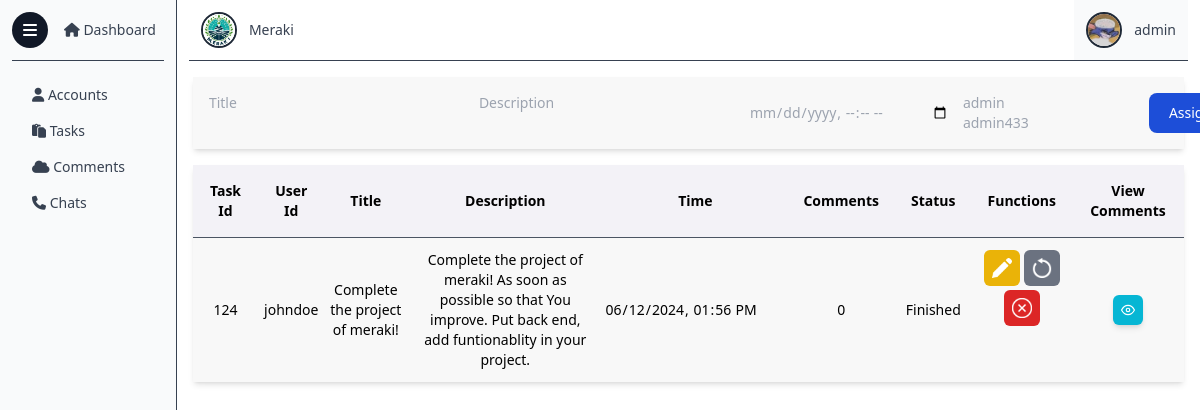
The page /tasks.php?id=johndoe (signed in) on the database its author committed.
### tables this page shows
CREATE TABLE `users` (
  `id` varchar(30) NOT NULL,
  `name` varchar(30) NOT NULL,
  `email` varchar(30) NOT NULL,
  `pass` text NOT NULL,
  `img` text NOT NULL,
  `status` int(1) NOT NULL,
  `admin` int(11) NOT NULL DEFAULT 0,
  `active` int(11) NOT NULL DEFAULT 1
);

CREATE TABLE `tasks` (
  `id` varchar(30) NOT NULL,
  `task_id` int(11) NOT NULL,
  `task_title` varchar(50) NOT NULL,
  `task_desc` varchar(300) NOT NULL,
  `task_time` text NOT NULL,
  `task_status` varchar(10) NOT NULL DEFAULT 'progress'
);

### tasks.php (the view, shortened to what this page needs)
<?php
$user_id = $_SESSION["id"];
include ("partials/_dbconnect.php");
$sql = "SELECT * FROM `tasks`";
if (isset($_GET["id"])) {
    $userid = $_GET['id'];
    $sql = "SELECT * FROM `tasks` WHERE `id` = '$userid'";
}
$stmt = mysqli_prepare($conn, $sql);
mysqli_stmt_execute($stmt);
$result = mysqli_stmt_get_result($stmt);
?>
<!DOCTYPE html>
<html lang="en">
<head>
    <link href="../side/style.css" rel="stylesheet">
</head>
<body class="open-sans bg-white">
    <div class="absolute top-3 left-3 z-30">
        <button class="bg-gray-900 w-9 h-9 grid place-items-center p-2 rounded-full" class="button"
            onclick="displayMenu()">
            <i class="fas fa-bars text-base text-white"></i>
        </button>
    </div>
    <div class="flex z-20 overflow-y-hidden max-h-screen">
        <?php
        include ("dashboard/_sidemenu.php");
        ?>
        <div class="overflow-y-scroll hide-scrollbar w-full">
            <header class="flex justify-between items-center mx-3">
                <a href="/" class="dashboard-link flex items-center space-x-3 p-3">
                    <img src="images/logo.jpg" alt="" class="h-9 w-9 rounded-full border-2 border-gray-800">
                    <p class="text-gray-700 text-sm">Meraki</p>
                </a>
                <a href="p" class="flex items-center space-x-3 p-3 bg-gray-50">
                    <?php
                    $sql = "SELECT * FROM `users` WHERE `id` = ?";
                    $stmt = mysqli_prepare($conn, $sql);
                    mysqli_stmt_bind_param($stmt, "s", $user_id);
                    mysqli_execute($stmt);
                    $result2 = mysqli_stmt_get_result($stmt);
                    $row2 = mysqli_fetch_assoc($result2);
                    echo '<img src="profile/images/' . $row2["img"] . '" alt="" class="h-9 w-9 rounded-full border-2 border-gray-800">
                    <p class="text-gray-700 text-sm">' . $row2["name"] . '</p>
                    ';
                    ?>
                </a>
            </header>
            <hr class="mx-3 border-t border-gray-700">
            <div class="m-4 bg-white rounded-md container min-w-[calc(100%-32px)] text-sm max-w-[calc(100%-32px)] space-y-4">
                <form class="w-full shadow-md bg-[#F8F8F8] flex justify-between items-center"
                    action="dashboard/_assign" method="post">
                    <div class="flex m-4 space-x-3">
                        <textarea name="title" class="bg-transparent outline-none resize-none hide-scrollbar"
                            placeholder="Title" rows="2" cols="30" minlength="10" required></textarea>
                        <textarea name="desc" class="bg-transparent outline-none resize-none hide-scrollbar"
                            placeholder="Description" rows="2" cols="30" minlength="30" required></textarea>
                        <input type="datetime-local" name="time"
                            class="bg-transparent outline-none border-none text-gray-400"
                            oninput="this.style.color='black'" required>
                        <select name="users[]"
                            class="bg-transparent outline-none min-w-40 text-gray-400 hide-scrollbar" size="2" multiple
                            required>
                            <?php
                            $sql = "SELECT * FROM `users`";
                            $stmt = mysqli_prepare($conn, $sql);
                            mysqli_stmt_execute($stmt);
                            $result2 = mysqli_stmt_get_result($stmt);
                            while ($row = mysqli_fetch_assoc($result2)) {
                                echo '<option value="' . $row["id"] . '">' . $row["id"] . '</option>';
                            }
                            ?>
                        </select>
                    </div>
                    <button type="Submit"
                        class="text-white bg-blue-700 hover:bg-blue-800 focus:ring-4 focus:outline-none focus:ring-blue-300 font-medium rounded-lg text-sm px-5 py-2.5 text-center m-3">Assign</button>
                </form>
                <table class="w-full shadow-md">
                    <thead>
                        <tr class="border-b-gray-600 border-b bg-[#F3F2F7]">
                            <th scope="col" class="p-4">Task Id</th>
                            <th scope="col" class="p-4">User Id</th>
                            <th scope="col" class="p-4">Title</th>
                            <th scope="col" class="p-4">Description</th>
                            <th scope="col" class="p-4">Time</th>
                            <th scope="col" class="p-4">Comments</th>
                            <th scope="col" class="p-4">Status</th>
                            <th scope="col" class="p-4">Functions</th>
                            <th scope="col" class="p-4">View Comments</th>
                        </tr>
                    </thead>
                    <tbody>
                        <?php
                        $i = 1;
                        while ($row = mysqli_fetch_assoc($result)) {
                            $task_id = $row["task_id"];
                            $user_id = $row["id"];
                            $title = $row["task_title"];
                            $desc = $row["task_desc"];
                            $sql = "SELECT * FROM `comments` WHERE `task_id` = '$task_id'";
                            $stmt = mysqli_prepare($conn, $sql);
                            mysqli_stmt_execute($stmt);
                            $result2 = mysqli_stmt_get_result($stmt);
                            $num = mysqli_num_rows($result2);
                            echo '<tr class="border-b-gray-500 border-b bg-[#F8F8F8] last:border-b-0">
                            <td class="text-center py-3">' . $task_id . '</td>
                            <td class="text-center py-3">' . $row["id"] . '</td>
                            <td class="text-center py-3">' . $title . '</td>
                            <td class="text-center py-3 px-3">' . $desc . '</td>
                            <td class="text-center py-3">
                                <input type="datetime-local" class="bg-transparent hide-cal py-3 outline-none border-none" value="' . $row["task_time"] . '" readonly>
                            </td>
                            <td class="text-center py-3">' . $num . '</td>
                            <td class="text-center py-3 capitalize">' . $row["task_status"] . '</td>
                            <td class="text-center py-3 space-y-1 grid place-items-center">
                                <div class="flex space-x-1">
                                <button data-modal-target="edit-modal-' . $i . '" data-modal-toggle="edit-modal-' . $i . '" href="" class="rounded-md bg-yellow-500 hover:bg-yellow-600 p-2">
                                    <img class="invert w-5" src="../images/edit.png" alt="edit">
                                </button>';
                            if ($row["task_status"] == "progress") {
                                echo '<a href="dashboard/_mark?id=' . $user_id . '&task=' . $task_id . '&mark=finished" class="rounded-md bg-green-600 hover:bg-green-700 p-2">
                                    <img class="invert w-5" src="../images/finish.png" alt="finish">
                                </a>';
                            } else if ($row["task_status"] == "finished") {
                                echo '<a href="dashboard/_mark?id=' . $user_id . '&task=' . $task_id . '&mark=progress" class="rounded-md bg-gray-500 hover:bg-gray-600 p-2">
                                    <img class="invert w-5" src="../images/restore.png" alt="restore">
                                </a>';
                            }
                            echo '</div>
                                <a href="dashboard/_delete?id=' . $user_id . '&task=' . $task_id . '" class="rounded-md bg-red-600 hover:bg-red-700 p-2">
                                    <img class="invert w-5" src="../images/delete.png" alt="delete">
                                </a>
                            </td>
                            <td class="py-3 relative">
                                <button class="absolute left-1/2 top-1/2 -translate-y-1/2 -translate-x-1/2 flex items-center p-2 text-white bg-cyan-500 shadow-md hover:bg-cyan-400 rounded-md"
                                onclick="window.location.assign(`comments?taskid=' . $task_id . '&userid=' . $user_id . '`)">
                                    <svg xmlns="http://www.w3.org/2000/svg" width="14" height="14" viewBox="0 0 24 24" fill="none"
                                    stroke="currentColor" stroke-width="2" stroke-linecap="round" stroke-linejoin="round"
                                    class="feather feather-eye">
                                    <path d="M1 12s4-8 11-8 11 8 11 8-4 8-11 8-11-8-11-8z"></path>
                                    <circle cx="12" cy="12" r="3"></circle>
                                    </svg>
                                </button>
                            </td>
                            </tr>';
                            $i++;
                        }
                        ?>
                    </tbody>
                </table>
            </div>
        </div>
    </div>
</body>
</html>

### rows shown on the page
users: img (picture), name "admin"
tasks: task_id "124", id "johndoe", task_title "Complete the project of meraki!", task_desc "Complete the project of meraki! As soon as possible so that You improve. Put back end, add funtionablity in your project.", task_time "06/12/2024 13:56", num "0", task_status "Finished"
